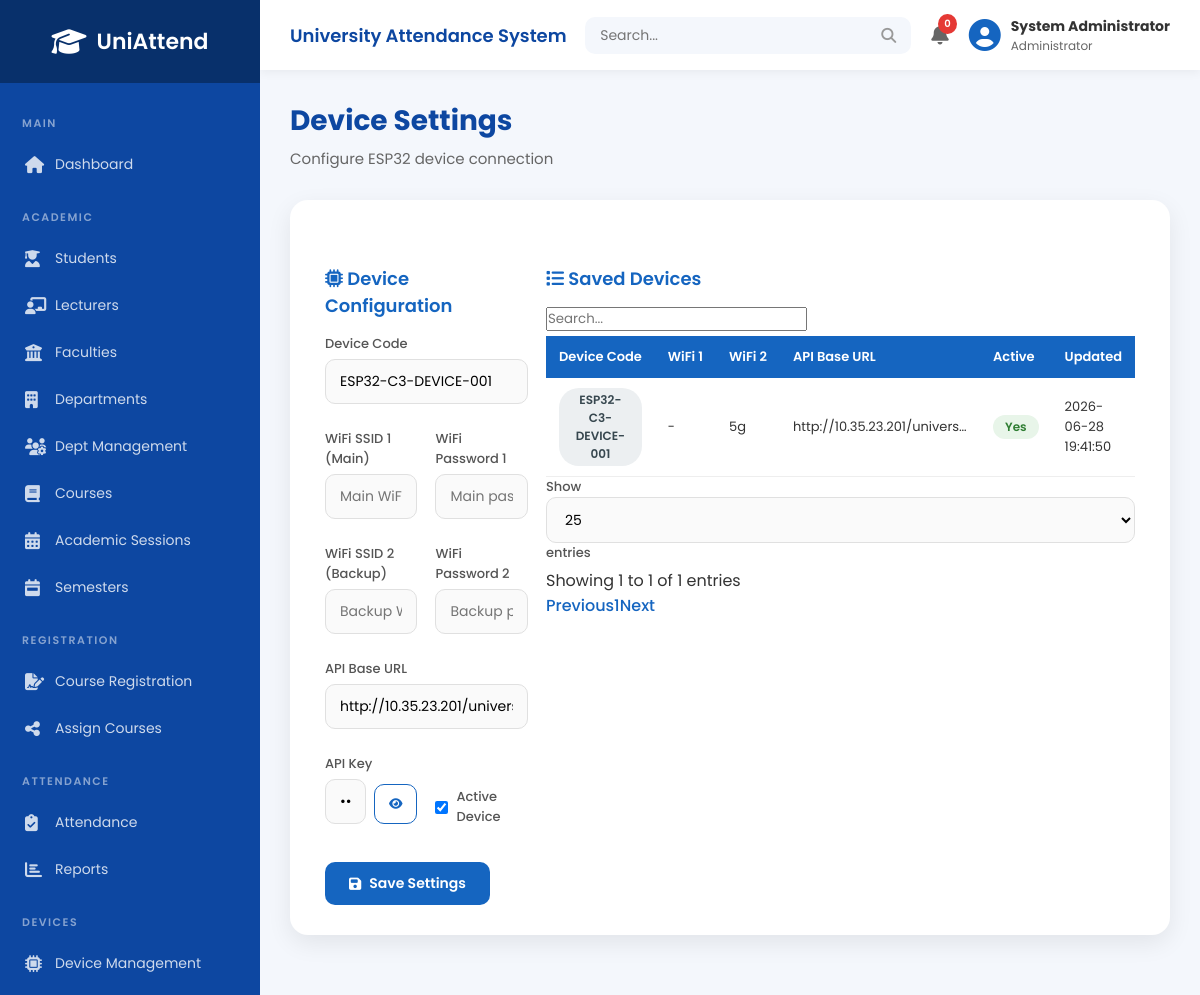
The page /admin/device_settings.php (signed in) on the database its author committed.
### tables this page shows
CREATE TABLE `device_settings` (
  `id` int(11) NOT NULL,
  `device_code` varchar(100) NOT NULL,
  `wifi_ssid_1` varchar(150) DEFAULT NULL,
  `wifi_pass_1` varchar(150) DEFAULT NULL,
  `wifi_ssid_2` varchar(150) DEFAULT NULL,
  `wifi_pass_2` varchar(150) DEFAULT NULL,
  `api_base_url` varchar(255) NOT NULL,
  `api_key` varchar(255) NOT NULL,
  `is_active` tinyint(1) DEFAULT 1,
  `updated_at` timestamp NOT NULL DEFAULT current_timestamp() ON UPDATE current_timestamp()
);

### admin/device_settings.php (the view, shortened to what this page needs)
<?php
require_once __DIR__ . '/../php/db_connect.php';
mysqli_query($conn, "CREATE TABLE IF NOT EXISTS `device_settings` (
    `id` INT AUTO_INCREMENT PRIMARY KEY,
    `device_code` VARCHAR(100) NOT NULL UNIQUE,
    `wifi_ssid_1` VARCHAR(100) DEFAULT NULL,
    `wifi_pass_1` VARCHAR(100) DEFAULT NULL,
    `wifi_ssid_2` VARCHAR(100) DEFAULT NULL,
    `wifi_pass_2` VARCHAR(100) DEFAULT NULL,
    `api_base_url` VARCHAR(255) NOT NULL,
    `api_key` VARCHAR(255) NOT NULL,
    `is_active` TINYINT(1) DEFAULT 1,
    `created_at` TIMESTAMP DEFAULT CURRENT_TIMESTAMP,
    `updated_at` TIMESTAMP DEFAULT CURRENT_TIMESTAMP ON UPDATE CURRENT_TIMESTAMP
)");
$settings = mysqli_query($conn, "SELECT * FROM device_settings ORDER BY id DESC");
include "includes/header.php";
include "includes/sidebar.php";
include "includes/navbar.php";
?>
<div class="main-content">
<div class="page-title"><h1>Device Settings</h1><p>Configure ESP32 device connection</p></div>
<div class="form-box">
<div class="form-row">
<form method="POST">
<h3><i class="fas fa-microchip"></i> Device Configuration</h3>
<label>Device Code</label>
<input type="text" name="device_code" value="ESP32-C3-DEVICE-001" required>
<br><br>
<div class="form-row">
<div><label>WiFi SSID 1 (Main)</label><input type="text" name="wifi_ssid_1" placeholder="Main WiFi"></div>
<div><label>WiFi Password 1</label><input type="password" name="wifi_pass_1" placeholder="Main password"></div>
</div>
<br>
<div class="form-row">
<div><label>WiFi SSID 2 (Backup)</label><input type="text" name="wifi_ssid_2" placeholder="Backup WiFi"></div>
<div><label>WiFi Password 2</label><input type="password" name="wifi_pass_2" placeholder="Backup password"></div>
</div>
<br>
<label>API Base URL</label>
<input type="text" name="api_base_url" value="http://10.35.23.201/university_attendance_system/api" required>
<br><br>
<div class="form-row">
<div>
<label>API Key</label>
<div class="password-wrap" style="display:flex;gap:8px;">
<input type="password" name="api_key" value="CHANGE_THIS_SECRET_KEY_12345" required style="flex:1;">
<button type="button" class="btn btn-sm btn-outline toggle-password" style="flex-shrink:0;"><i class="fas fa-eye"></i></button>
</div>
</div>
<div>
<label>&nbsp;</label>
<label style="display:flex;align-items:center;gap:8px;padding-top:8px;">
<input type="checkbox" name="is_active" checked> <span>Active Device</span>
</label>
</div>
</div>
<br>
<button type="submit" class="btn btn-primary"><i class="fas fa-save"></i> Save Settings</button>
</form>
<div>
<h3><i class="fas fa-list"></i> Saved Devices</h3>
<div class="table-wrap">
<table class="datatable">
<thead><tr><th>Device Code</th><th>WiFi 1</th><th>WiFi 2</th><th>API Base URL</th><th>Active</th><th>Updated</th></tr></thead>
<tbody>
<?php while ($r = mysqli_fetch_assoc($settings)) { ?>
<tr>
<td><span class="badge badge-dark"><?php echo $r['device_code']; ?></span></td>
<td><?php echo $r['wifi_ssid_1'] ?: '-'; ?></td>
<td><?php echo $r['wifi_ssid_2'] ?: '-'; ?></td>
<td style="max-width:200px;overflow:hidden;text-overflow:ellipsis;"><?php echo $r['api_base_url']; ?></td>
<td><span class="badge <?php echo $r['is_active'] ? 'badge-success' : 'badge-danger'; ?>"><?php echo $r['is_active'] ? 'Yes' : 'No'; ?></span></td>
<td><?php echo $r['updated_at']; ?></td>
</tr>
<?php } ?>
</tbody>
</table>
</div>
</div>
</div>
</div>
</div>
<?php include "includes/footer.php"; ?>

### admin/assets/css/style.css (style rules this page uses)
:root { --primary: #1565c0; --primary-dark: #0d47a1; --primary-light: #42a5f5; --sidebar-bg: #0d47a1; --sidebar-dark: #08306b; --success: #4caf50; --success-bg: #e8f5e9; --success-text: #2e7d32; --danger: #e53935; --danger-bg: #ffebee; --danger-text: #c62828; --warning: #fb8c00; --warning-bg: #fff3e0; --warning-text: #e65100; --info: #2196f3; --info-bg: #e3f2fd; --info-text: #1565c0; --purple: #8e24aa; --dark: #37474f; --bg: #f4f7fc; --card-bg: #ffffff; --text: #333; --text-light: #666; --border: #e0e0e0; --radius: 18px; --radius-sm: 10px; --shadow: 0 8px 25px rgba(0,0,0,.08); --shadow-hover: 0 12px 35px rgba(0,0,0,.12); --transition: .3s; }
* { margin:0; padding:0; box-sizing:border-box; font-family:'Poppins',sans-serif; }
body { background:var(--bg); color:var(--text); min-height:100vh; }
.main-content { margin-left:260px; padding:30px; width:calc(100% - 260px); }
.page-title { margin-bottom:25px; }
.page-title h1 { font-size:28px; font-weight:700; color:var(--primary-dark); }
.page-title p { margin-top:5px; color:var(--text-light); font-size:15px; }
.form-box { max-width:1100px; margin:30px auto; background:var(--card-bg); padding:30px 35px; border-radius:var(--radius); box-shadow:var(--shadow); }
.form-box h3 { font-size:18px; font-weight:600; color:var(--primary); margin:25px 0 15px; padding-top:10px; }
.form-box label { display:block; font-weight:500; font-size:13px; color:#555; margin-bottom:5px; }
.form-box input[type="text"], .form-box input[type="email"], .form-box input[type="password"], .form-box input[type="number"], .form-box input[type="date"], .form-box input[type="tel"], .form-box select { width:100%; padding:11px 14px; border:1.5px solid var(--border); border-radius:var(--radius-sm); font-size:14px; outline:none; transition:var(--transition); background:#fafafa; }
.form-row { display:grid; grid-template-columns:1fr 1fr; gap:18px; }
.btn { display:inline-flex; align-items:center; gap:8px; padding:11px 24px; border:none; border-radius:var(--radius-sm); font-size:14px; font-weight:600; cursor:pointer; transition:var(--transition); text-decoration:none; }
.btn-primary { background:var(--primary); color:#fff; }
.btn-sm { padding:7px 14px; font-size:12px; }
.btn-outline { background:transparent; color:var(--primary); border:1.5px solid var(--primary); }
.form-box .btn { margin-top:5px; }
.table-wrap { overflow-x:auto; margin-top:15px; }
.form-box table, .dashboard-box table { width:100%; border-collapse:collapse; font-size:13px; }
.form-box table th, .dashboard-box table th { background:var(--primary); color:#fff; padding:11px 13px; text-align:left; font-weight:600; white-space:nowrap; }
.form-box table td, .dashboard-box table td { padding:10px 13px; border-bottom:1px solid #eee; vertical-align:middle; }
.badge { display:inline-block; padding:3px 12px; border-radius:20px; font-size:12px; font-weight:600; text-align:center; }
.badge-success { background:var(--success-bg); color:var(--success-text); }
.badge-dark { background:#eceff1; color:#37474f; }
.fade-in { animation:fadeIn .4s ease; }

### rows shown on the page
device_settings: device_code "ESP32-C3-DEVICE-001", wifi_ssid_1 "-", wifi_ssid_2 "5g", api_base_url "http://10.35.23.201/univers…", is_active "Yes", updated_at "2026-06-28 19:41:50"

### other values the page prints
$_SESSION['fullname'] "System Administrator"
